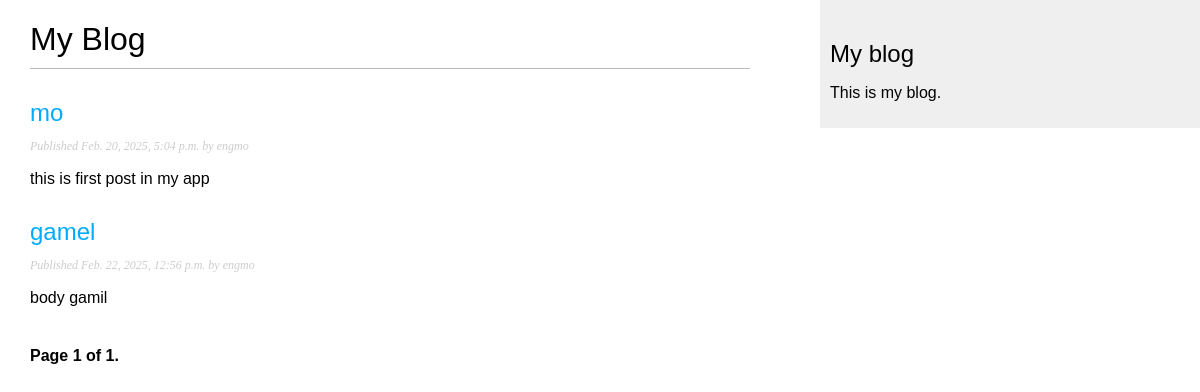
Screenshot of /blog/ with the database file from the repository.
### blog/models.py (models this page shows, shortened)
class Post(models.Model):
    class Status(models.TextChoices):
        DRAFT = 'DF', 'Draft'
        PUBLISHED = 'PB', 'Published'
    title = models.CharField(max_length=100)
    slug = models.SlugField(max_length=100, unique_for_date='publish')
    author = models.ForeignKey(User, on_delete = models.CASCADE, related_name='blog_posts')
    body = models.TextField()
    publish = models.DateTimeField(default=timezone.now)
    created = models.DateTimeField(auto_now_add=True)
    updated = models.DateTimeField(auto_now=True)
    status = models.CharField(max_length=2, choices=Status.choices, default=Status.DRAFT)
    objects = models.Manager()
    published = PublishedManager()
    class Mete:
        ordering = ['-publish']
        indexes = [
            models.Index(fields=['-publish'])
        ]
    def get_absolute_url(self):
        return reverse("blog:post_detail", args= [self.publish.year,
                                                  self.publish.month,
                                                  self.publish.day,
                                                  self.slug])

### blog/views.py (the view)
# urls.py: path('', views.post_list, name='post_list'),
def post_list(request):
    posts = Post.published.all()
    paginator = Paginator(posts, 3)
    page_number = request.GET.get('page', 1)
    try:
        posts = paginator.page(page_number)
    except PageNotAnInteger:
        posts = paginator.page(1)
    except EmptyPage:
            posts = paginator.page(paginator.num_pages)
    return render(request, 'blog/post/list.html', {'posts': posts})

### blog/models.py (called while the page is built)
    def get_queryset(self):
        return super().get_queryset().filter(status=Post.Status.PUBLISHED)

### blog/templates/blog/post/list.html (shortened to what this page needs)
{% extends "blog/base.html" %}
{% block content %}
  <h1>My Blog</h1>
  {% for post in posts %}
    <h2>
      <a href="{{ post.get_absolute_url }}">
        {{ post.title }}
      </a>
    </h2>
    <p class="date">
      Published {{ post.publish }} by {{ post.author }}
    </p>
    {{ post.body|truncatewords:30|linebreaks }}
  {% endfor %}
 {% include "pagination.html" with page=page_obj %}
{% endblock %}

### blog/static/css/blog.css (style rules this page uses)
body { margin:0; padding:0; font-family:helvetica, sans-serif; }
a { color:#00abff; text-decoration:none; }
h1 { font-weight:normal; border-bottom:1px solid #bbb; padding:0 0 10px 0; }
h2 { font-weight:normal; margin:30px 0 0; }
p.date { color:#ccc; font-family: georgia, serif; font-size: 12px; font-style: italic; }

### rows the page displays
Post: title "mo", publish "Feb. 20, 2025, 5:04 p.m.", author "engmo", body "this is first post in my app"
Post: title "gamel", publish "Feb. 22, 2025, 12:56 p.m.", author "engmo", body "body gamil"

### other values shown
{{ posts.number }} "1"
{{ posts.paginator.num_pages }} "1"
